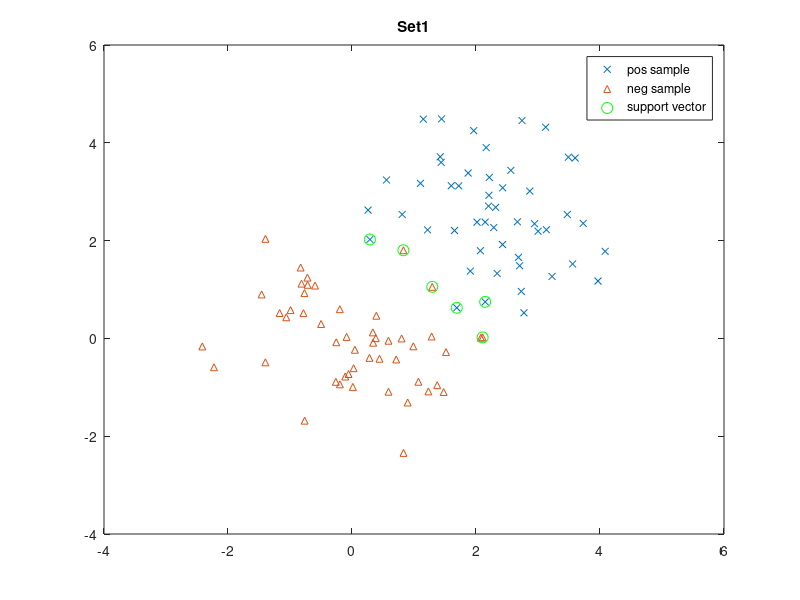
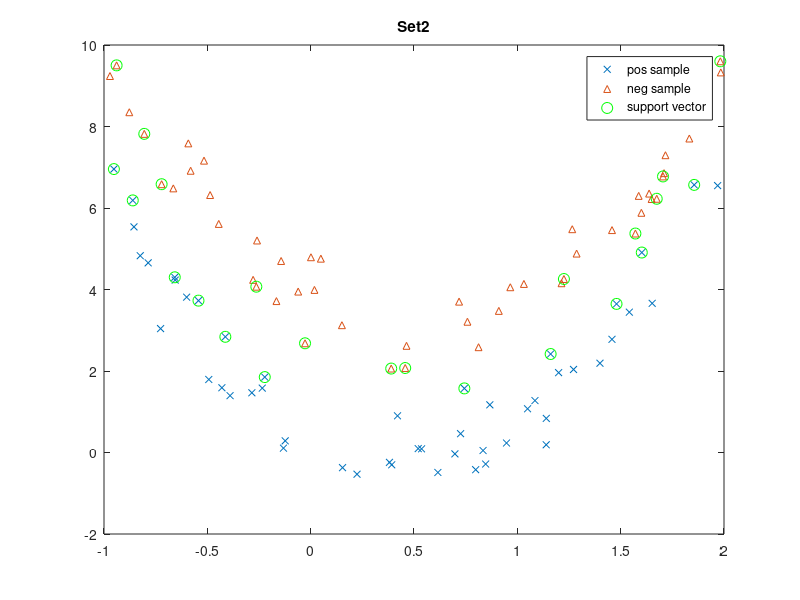
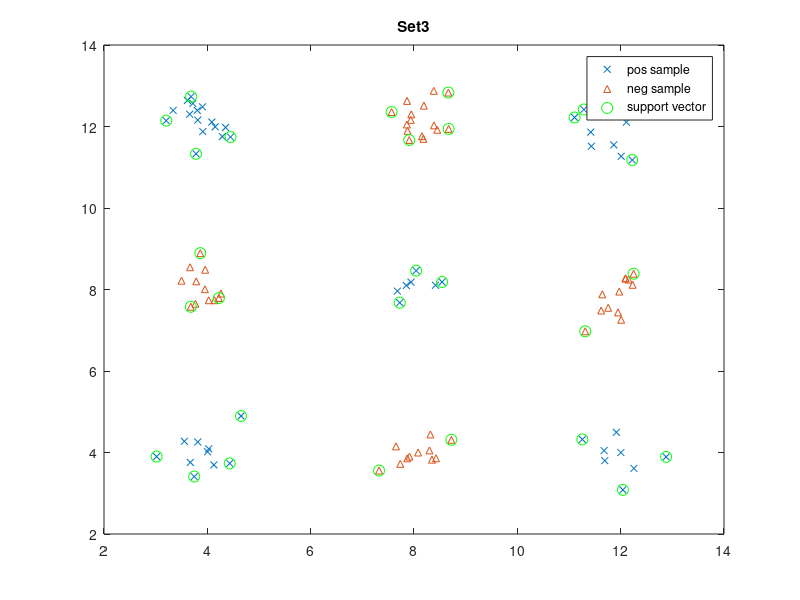

Write MATLAB code to recreate these figures, in order.
load('svm.mat');
%% set1
model1_linear = svmtrain(set1_train.y, set1_train.X, '-t 0 -c 1000 -q');
[~, accu11, ~] = svmpredict(set1_test.y, set1_test.X, model1_linear);
model1_poly = svmtrain(set1_train.y, set1_train.X, '-t 1 -d 2 -r 1 -c 1000 -q');
[~, accu12, ~] = svmpredict(set1_test.y, set1_test.X, model1_poly);
model1_rbf = svmtrain(set1_train.y, set1_train.X, '-t 2 -g 0.5 -c 1000 -q');
[~, accu13, ~] = svmpredict(set1_test.y, set1_test.X, model1_rbf);
%% set2
model2_linear = svmtrain(set2_train.y, set2_train.X, '-t 0 -c 1000 -q');
[~, accu21, ~] = svmpredict(set2_test.y, set2_test.X, model2_linear);
model2_poly = svmtrain(set2_train.y, set2_train.X, '-t 1 -d 2 -r 1 -c 1000 -q');
[~, accu22, ~] = svmpredict(set2_test.y, set2_test.X, model2_poly);
model2_rbf = svmtrain(set2_train.y, set2_train.X, '-t 2 -g 0.5 -c 1000 -q');
[~, accu23, ~] = svmpredict(set2_test.y, set2_test.X, model2_rbf);
%% set3
model3_linear = svmtrain(set3_train.y, set3_train.X, '-t 0 -c 1000 -q');
[~, accu31, ~] = svmpredict(set3_test.y, set3_test.X, model3_linear);
model3_poly = svmtrain(set3_train.y, set3_train.X, '-t 1 -d 2 -r 1 -c 1000 -q');
[~, accu32, ~] = svmpredict(set3_test.y, set3_test.X, model3_poly);
model3_rbf = svmtrain(set3_train.y, set3_train.X, '-t 2 -g 0.5 -c 1000 -q');
[~, accu33, ~] = svmpredict(set3_test.y, set3_test.X, model3_rbf);
%% set4
model4_linear = svmtrain(set4_train.y, set4_train.X, '-t 0 -c 1000 -q');
[~, accu41, ~] = svmpredict(set4_test.y, set4_test.X, model4_linear);
model4_poly = svmtrain(set4_train.y, set4_train.X, '-t 1 -d 2 -r 1 -c 1000 -q');
[~, accu42, ~] = svmpredict(set4_test.y, set4_test.X, model4_poly);
model4_rbf = svmtrain(set4_train.y, set4_train.X, '-t 2 -g 0.222 -c 1000 -q');
[~, accu43, ~] = svmpredict(set4_test.y, set4_test.X, model4_rbf);
%% plot figure
pt_size = 5;
sv_size = 8;
figure;
pos1 = set1_train.X(set1_train.y == 1, :);
neg1 = set1_train.X(set1_train.y == -1, :);
plot(pos1(:,1), pos1(:,2), 'x', 'MarkerSize', pt_size); hold on;
plot(neg1(:,1), neg1(:,2), '^', 'MarkerSize', pt_size);
sv1 = full(model1_linear.SVs);
plot(sv1(:,1), sv1(:,2), 'og', 'MarkerSize', sv_size);
title('Set1');
legend('pos sample', 'neg sample', 'support vector');
figure;
pos2 = set2_train.X(set2_train.y == 1, :);
neg2 = set2_train.X(set2_train.y == -1, :);
plot(pos2(:,1), pos2(:,2), 'x', 'MarkerSize', pt_size); hold on;
plot(neg2(:,1), neg2(:,2), '^', 'MarkerSize', pt_size);
sv2 = full(model2_rbf.SVs);
plot(sv2(:,1), sv2(:,2), 'og', 'MarkerSize', sv_size);
title('Set2');
legend('pos sample', 'neg sample', 'support vector');
figure;
pos3 = set3_train.X(set3_train.y == 1, :);
neg3 = set3_train.X(set3_train.y == -1, :);
plot(pos3(:,1), pos3(:,2), 'x', 'MarkerSize', pt_size); hold on;
plot(neg3(:,1), neg3(:,2), '^', 'MarkerSize', pt_size);
sv3 = full(model3_rbf.SVs);
plot(sv3(:,1), sv3(:,2), 'og', 'MarkerSize', sv_size);
title('Set3');
legend('pos sample', 'neg sample', 'support vector');